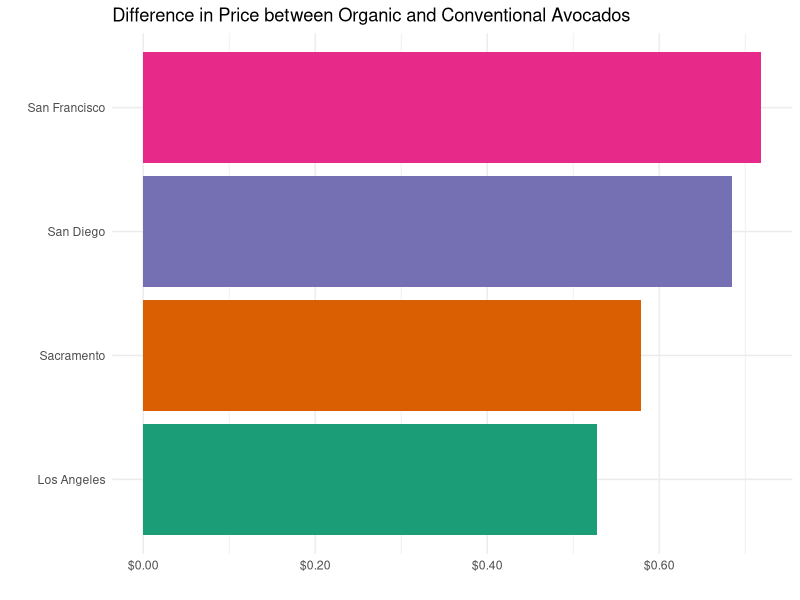
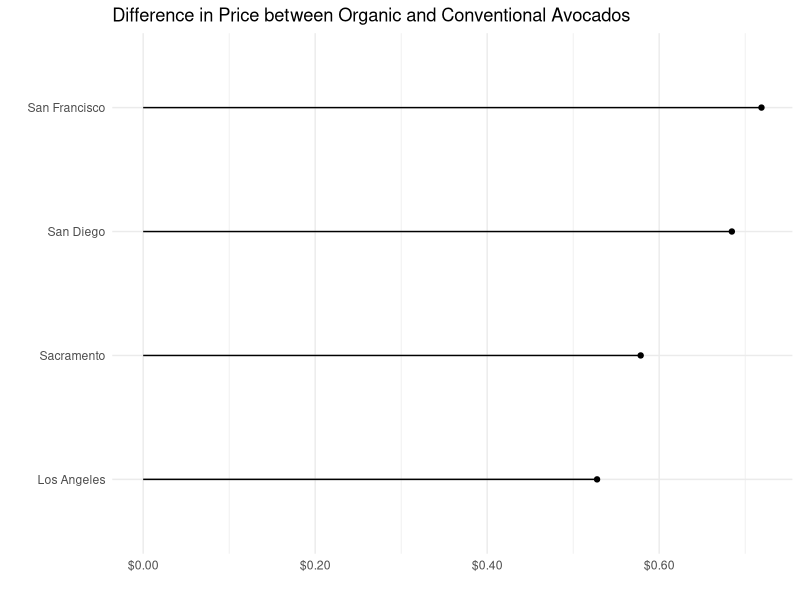

Recreate these plots in R, in order. (Note: this script raises an error after producing the figures.)
## ---- chunk 1
library(tidyverse)
avocado <- read_csv(here::here("4_tidyr-joins",
                               "Lab",
                               "avocado-updated-2020.csv"))

major_region <- c("West", "South Central",
                  "Great Lakes", "Midsouth", "Southeast",
                  "Northeast", "Plains", "Total U.S.")

avocado_clean <- avocado |> 
  #rename PLU codes and tidy up data
  rename(small_hass = "4046", 
         large_hass = "4225", 
         xlarge_hass = "4770") |> 
  mutate(geography_type = if_else(geography %in% major_region,
                                  "Major", "Metro"),
         across(type:geography_type, as.factor)
         )

avocado_california <- avocado_clean |> 
  filter(geography %in% c("Los Angeles", 
                          "San Diego", 
                          "Sacramento", 
                          "San Francisco")
         )

organic_price_diff <- avocado_california |> 
  pivot_wider(id_cols = c(date, year, geography, geography_type),
              names_from = type,
              values_from = average_price
              ) |> 
  mutate(price_diff = organic - conventional) 
## ---- chunk 2
diff_summary <- organic_price_diff |> 
  group_by(geography) |> 
  summarise(mean_price_diff = mean(price_diff),
            sd_price_diff = sd(price_diff)
            ) |> 
  arrange(desc(mean_price_diff))
diff_summary 
## ---- chunk 3
#| echo: true
#| code-fold: true
#| fig-height: 4
#| fig-width: 6
#| fig-align: center

library(RColorBrewer)
library(scales)

diff_summary  |> 
  ggplot(aes(x = mean_price_diff, 
             y = geography,
             fill = geography)
         ) +
  geom_bar(stat = "identity") +
  labs(
    title = "Difference in Price between Organic and Conventional Avocados",
    y = "") +
  theme_minimal() +
  theme(legend.position = "none") +
  scale_fill_brewer(palette = "Dark2") +
  scale_x_continuous(name = "", 
                     labels = scales::label_dollar()
                     )
## ---- chunk 4
#| echo: true
#| code-fold: true
#| fig-height: 4
#| fig-width: 6
#| fig-align: center

diff_summary |> 
  arrange(desc(mean_price_diff)) |> 
  ggplot(aes(x = mean_price_diff, 
             y = geography,
             fill = geography)
         ) +
  geom_segment(aes(xend = 0,
                   yend = geography)
  ) +
  geom_point() +
  labs(title = "Difference in Price between Organic and Conventional Avocados",
       y = "") +
  theme_minimal() +
  theme(legend.position = "none") +
  scale_fill_brewer(palette = "Dark2") + 
  scale_x_continuous(name = "", 
                     labels = scales::label_dollar()
                     )
## ---- chunk 5
#| fig-align: center
#| out-width: 50%
knitr::include_graphics("https://bornsql.ca/wp-content/uploads/2022/03/Git-Logo-2Color.png") 
## ---- chunk 6
#| fig-align: center
#| out-width: 50%
knitr::include_graphics("https://logos-world.net/wp-content/uploads/2020/11/GitHub-Emblem.png") 
## ---- chunk 7
#| fig-align: center
#| out-width: 20%

knitr::include_graphics("https://miro.medium.com/max/512/1*w07Er4gPg8H2Ew-P0HhxNA.png")
## ---- chunk 8
#| fig-align: center
#| out-width: 50%
knitr::include_graphics("images/git_clone_diagram.png")
## ---- chunk 9
#| fig-align: center
#| out-width: 50%
#| fig-cap: "Here, we commit the red line as a change to our file."
knitr::include_graphics("images/git-commit.png")
## ---- chunk 10
#| fig-align: center
#| out-width: 75%
knitr::include_graphics("images/git_push_diagram.png")
## ---- chunk 11
#| fig-align: center
#| out-width: 75%
knitr::include_graphics("images/git_pull_diagram.png")
## ---- chunk 12
#| fig-align: center
#| out-width: 75%
knitr::include_graphics("images/git_pushing_and_pulling.jpg")
## ---- chunk 13
#| fig-align: center
#| code-line-numbers: false
knitr::include_graphics("images/pat-generate.jpg")
## ---- chunk 14
#| fig-align: center
#| out-width: 70%
knitr::include_graphics("images/pat-copy.jpg")
## ---- chunk 15
#| out-width: 70%
#| out-height: 40%
knitr::include_graphics("images/git_sitrep.png")
